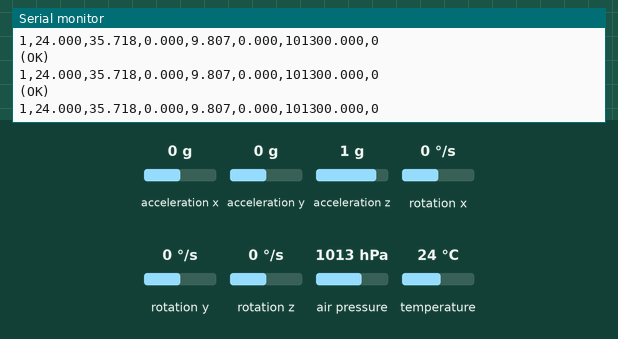
The sketch below on a simulated Arduino Uno, built with avr-gcc and run on an emulated ATmega328P. Shown: the last lines printed to the serial monitor. The inputs (shaded band) are chosen by the test bench; at power-on: acceleration z 1 g, air pressure 1013 hPa, temperature 24 °C, acceleration x 0 g, acceleration y 0 g, rotation x 0 °/s, rotation y 0 °/s, rotation z 0 °/s. Storage starts empty; no radio packets arrive unless stated.

Above: at 1.3 s.
1.4 s: acceleration z set to -1.4 g
At 1.61 s:
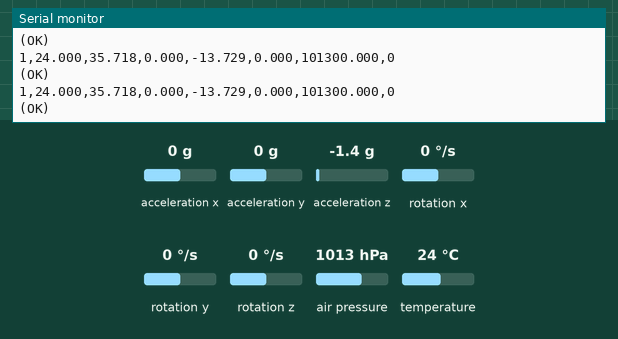
2.9 s: acceleration z set to -0.8 g
At 2.92 s:
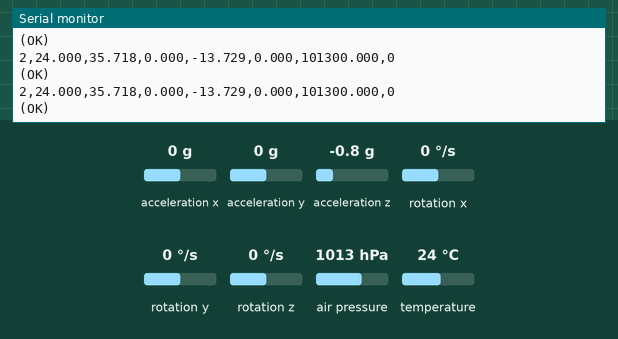
5.9 s: air pressure set to 952 hPa
At 5.9 s:
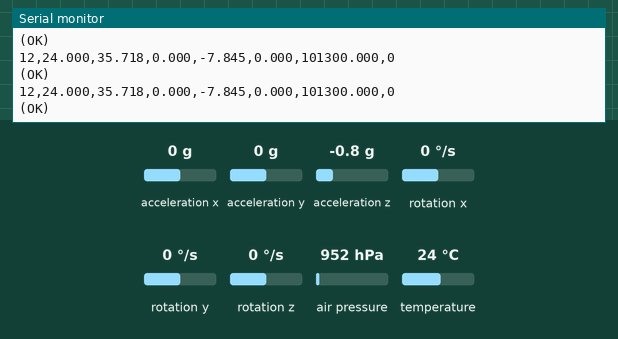
8.9 s: temperature set to 12 °C
At 8.96 s:
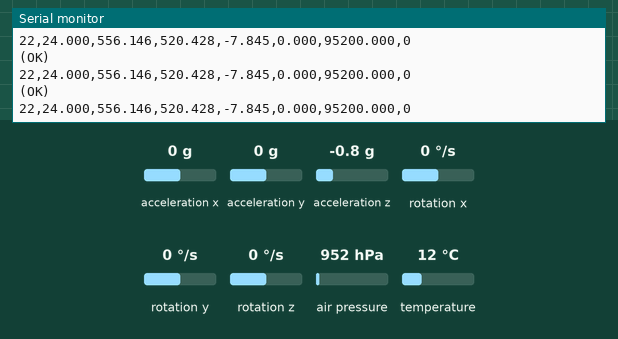
Timing chart, 0 to 11.4 s (numbered marks = the images above; inputs shaded):
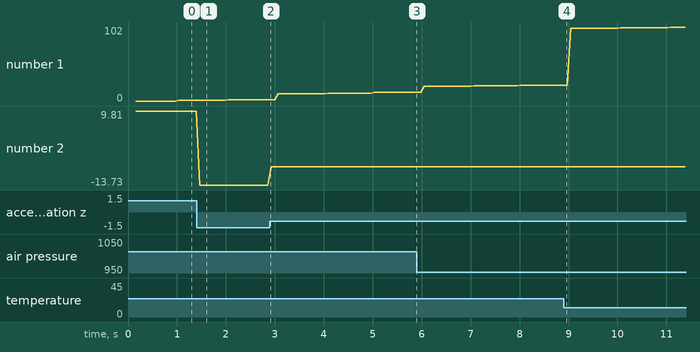

Measured:
- after the input at 1.4 s, the serial monitor: prints a new line after 0.07 s (image 1)
- plotted number 2: 9.81 → -13.73 after the input at 1.4 s, -13.73 → -7.84 after the input at 2.9 s

The sketch:

Avionica.ino
```cpp
/*
Transmissão simples constatante de pacote de 32 bytes

Conexões com Esp8266

nRF24L01
 1 - GND
 2 - VCC-3.3V
 3 - CE-D4
 4 - CSN-D8
 5 - SCK-D5
 6 - MOSI-D7
 7 - MISO-D6

BMP280
 1 - VCC - 3.3V
 2 - GND
 3 - SCL
 4 - SDA

MPU6050
 1 - VCC-3.3V
 2 - GND
 3 - SCL-D1
 4 - SDA-D2

SD
 1 - GND
 2 - VCC-3.3V
 3 - MISO-D6
 4 - MOSI-D7
 5 - SCK-D5
 6 - CS-D0

Paraquedas/Buzzer
1-D3(GPIO0)
*/

#include <SPI.h>
#include <nRF24L01.h>
#include <RF24.h>
#include <Wire.h>
#include <Adafruit_BMP280.h>
#include <Adafruit_MPU6050.h>
#include <Adafruit_Sensor.h>
#include <SD.h>

//Configuração dos Modulos

Adafruit_MPU6050 mpu;
const uint64_t pipeOut =  0xE8E8F0F0E1LL;
Adafruit_BMP280 bmp; // I2C

// O tamanho deste pacote não deve exceder 32 bytes
struct PacketData {
  unsigned long mill;
  float altmp;
  float temp;
  float pres;
  float alt;
  float vaalt;
  float acz;
  int parachute;
// 4+4+4+4+4+4+4+4=32bytes
  };

File myFile;
PacketData data;

RF24 radio(12, 2); //CE-CSN

//====================================================================================

//------------------------------------------------------------------------------------
// inicialização do SD
//------------------------------------------------------------------------------------

void sdini() {
  Serial.print("Inicializando o cartão SD...");
  // verifica se o cartão SD está presente e se pode ser inicializado


  if (!SD.begin(5)) { // ESP8266 GPIO16 D0
    // programa encerrado
    Serial.println("Falha, verifique se o cartão está presente.");
    return;
  }

  // Cria arquivo data.txt e abre
  myFile = SD.open("/data.txt", FILE_APPEND);
  // Escreve dados no arquivo
  if (myFile) {
    Serial.print("Gravando...");
    myFile.println("Tempo, Temperatura , Altitude, VAltitude , AceZ, Altitudemp, Pressão, Paraquedas");
    myFile.close();

  } else {
    Serial.println("Error ao abrir data.txt");

  }
}
//====================================================================================

//------------------------------------------------------------------------------------
// Grava dados em formato de string
//------------------------------------------------------------------------------------

void writeOnSD(String str) {
  myFile = SD.open("/data.txt", FILE_APPEND);

  if (myFile) {
    Serial.println("(OK)");
    myFile.println(str);
    myFile.close();

  } else {
    Serial.println("Error ao gravar em data.txt");

  }
}
//====================================================================================
float altini;
void setup() {

  //Configuração do NRF24L01+
  radio.begin();
  radio.setAutoAck(false);
  radio.setDataRate(RF24_250KBPS);
  radio.openWritingPipe(pipeOut);
  //Chama a função que incializa o Sd
  sdini();
  //zera os dados da struct
  data.mill = 0;
  data.altmp = 0;
  data.temp= 0;
  data.pres= 0;
  data.alt= 0;
  data.vaalt= 0;
  data.acz= 0;
  altini=0;
  //Inicializa a serial
  Serial.begin(115200);
  //Configura o BMP280
  while ( !Serial ) delay(100);   // wait for native usb
  Serial.println(F("BMP280 test"));
  unsigned status;
  status = bmp.begin(BMP280_ADDRESS_ALT, BMP280_CHIPID);
  status = bmp.begin();
  if (!status) {
    Serial.println(F("Could not find a valid BMP280 sensor, check wiring or "
                      "try a different address!"));
    Serial.print("SensorID was: 0x"); Serial.println(bmp.sensorID(),16);
    Serial.print("        ID of 0xFF probably means a bad address, a BMP 180 or BMP 085\n");
    Serial.print("   ID of 0x56-0x58 represents a BMP 280,\n");
    Serial.print("        ID of 0x60 represents a BME 280.\n");
    Serial.print("        ID of 0x61 represents a BME 680.\n");
    while (1) delay(10);
  }
  //Configura o MPU6050
  /* Default settings from datasheet. */
  bmp.setSampling(Adafruit_BMP280::MODE_NORMAL,     /* Operating Mode. */
                  Adafruit_BMP280::SAMPLING_X4,     /* Temp. oversampling */
                  Adafruit_BMP280::SAMPLING_X8,    /* Pressure oversampling */
                  Adafruit_BMP280::FILTER_X16,      /* Filtering. */
                  Adafruit_BMP280::STANDBY_MS_63); /* Standby time. */

  mpu.setAccelerometerRange(MPU6050_RANGE_8_G);
  switch (mpu.getAccelerometerRange()) {
  case MPU6050_RANGE_2_G:
    break;
  case MPU6050_RANGE_4_G:
    break;
  case MPU6050_RANGE_8_G:
    break;
  case MPU6050_RANGE_16_G:
    break;
  }
  mpu.setGyroRange(MPU6050_RANGE_500_DEG);
  switch (mpu.getGyroRange()) {
  case MPU6050_RANGE_250_DEG:
    break;
  case MPU6050_RANGE_500_DEG:
    break;
  case MPU6050_RANGE_1000_DEG:
    break;
  case MPU6050_RANGE_2000_DEG:
    break;
  }

  mpu.setFilterBandwidth(MPU6050_BAND_21_HZ);
  switch (mpu.getFilterBandwidth()) {
  case MPU6050_BAND_260_HZ:
  break;
  case MPU6050_BAND_184_HZ:
   break;
  case MPU6050_BAND_94_HZ:
   break;
  case MPU6050_BAND_44_HZ:
   break;
  case MPU6050_BAND_21_HZ:
   break;
  case MPU6050_BAND_10_HZ:
   break;
  case MPU6050_BAND_5_HZ:
   break;
  }

  altini=bmp.readAltitude(1017.3);

  delay(100);

}


void loop() {

  //Armazena o tempo do microcontrolador.
  data.mill= millis()/1000;
  //Medições BMP280
  data.temp= bmp.readTemperature();
  data.pres= bmp.readPressure();
  data.alt= bmp.readAltitude(1017.3);
  data.vaalt= bmp.readAltitude(1017.3)-altini;
  //Medições MPU6050
  sensors_event_t a, g, temp;
  mpu.getEvent(&a, &g, &temp);
  data.acz= a.acceleration.z;

  //Grava e transmiti os dados:
  String dados = String(data.mill,3)+","+String(data.temp, 3)+","+String(data.alt, 3)+","+String(data.vaalt, 3)+","+String(data.acz, 3)+","+String(data.altmp, 3)+","+String(data.pres, 3)+","+String(data.parachute);
  writeOnSD(dados); //Grava no cartão sd
  Serial.println(dados); //printa os Dados
  radio.write(&data, sizeof(PacketData)); //transmite o pacote
  delay(50);
}
```
